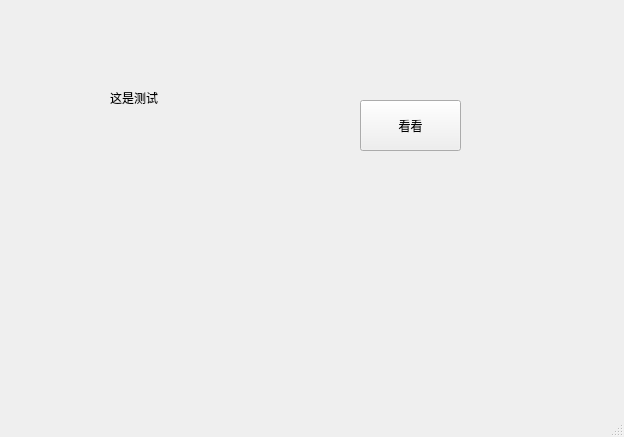
<?xml version="1.0" encoding="UTF-8"?>
<ui version="4.0">
 <class>MainWindow</class>
 <widget class="QMainWindow" name="MainWindow">
  <property name="geometry">
   <rect>
    <x>0</x>
    <y>0</y>
    <width>624</width>
    <height>437</height>
   </rect>
  </property>
  <property name="windowTitle">
   <string>MainWindow</string>
  </property>
  <widget class="QWidget" name="centralwidget">
   <widget class="QLabel" name="label">
    <property name="geometry">
     <rect>
      <x>110</x>
      <y>90</y>
      <width>72</width>
      <height>15</height>
     </rect>
    </property>
    <property name="text">
     <string>这是测试</string>
    </property>
   </widget>
   <widget class="QPushButton" name="pushButton">
    <property name="geometry">
     <rect>
      <x>360</x>
      <y>100</y>
      <width>101</width>
      <height>51</height>
     </rect>
    </property>
    <property name="text">
     <string>看看</string>
    </property>
   </widget>
  </widget>
  <widget class="QMenuBar" name="menubar">
   <property name="geometry">
    <rect>
     <x>0</x>
     <y>0</y>
     <width>624</width>
     <height>26</height>
    </rect>
   </property>
  </widget>
  <widget class="QStatusBar" name="statusbar"/>
 </widget>
 <resources/>
 <connections>
  <connection>
   <sender>pushButton</sender>
   <signal>clicked()</signal>
   <receiver>MainWindow</receiver>
   <slot>hollo()</slot>
   <hints>
    <hint type="sourcelabel">
     <x>414</x>
     <y>156</y>
    </hint>
    <hint type="destinationlabel">
     <x>442</x>
     <y>241</y>
    </hint>
   </hints>
  </connection>
 </connections>
 <slots>
  <slot>hollo()</slot>
 </slots>
</ui>
